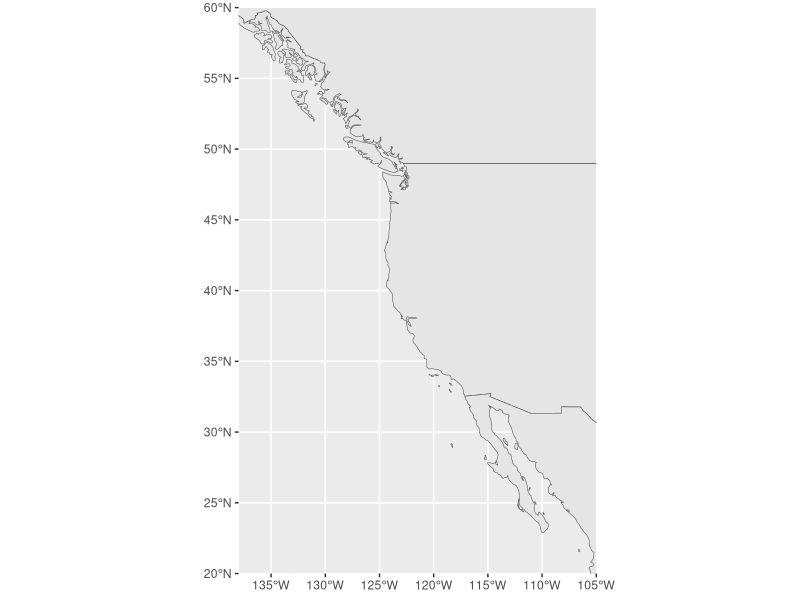

This figure's R source: (Note: this script raises an error after producing the figure.)
#Starter script to analyze Patiria swath data
setwd("/Users/veronicapagowski/Desktop/MARINE_star_data") #or whatever directory you are using 

#Import a map
world <- rnaturalearth::ne_countries(scale = "medium", returnclass = "sf")
map<-ggplot2::ggplot(data = world) +
  ggplot2::geom_sf() +
  ggplot2::coord_sf(
    xlim = c(-138, -105),
    ylim = c(20, 60),
    expand = FALSE
  )

######### Now look at Patiria miniata data   ###########
swath_data <- read.csv("swath_data_copy.csv", header = TRUE)
#Filter to just look at Patiria - we can adjust later if we want to look at associations with other species
pmin_data <- swath_data %>% filter(species_lump == "Patiria miniata")

#Map densities
map + geom_point(data=pmin_data,alpha=0.3, aes(x=longitude, y=latitude, size=density_per_m2), color="cadetblue")+
  labs(size = expression(Density~(per~m^2)))+ theme_void()

#color if searched and found no stars
pmin_data <- pmin_data %>%
  mutate(color = ifelse(density_per_m2 == 0, "black", "cadetblue"))

map +
  geom_point(data = pmin_data, alpha = 0.3, aes(x = longitude, y = latitude, size = density_per_m2, color = color)) +
  labs(size = expression(Density~(per~m^2)))+
  theme_void() +
  scale_color_identity()  

#Look at a specific years
pmin_data_preblob <- pmin_data %>% filter(year < 2013)
map +
  geom_point(data = pmin_data_preblob, alpha = 0.3, aes(x = longitude, y = latitude, size = density_per_m2, color = color)) +
  labs(size = expression(Density~(per~m^2)))+
  theme_void() +
  scale_color_identity()  

pmin_data_postblob <- pmin_data %>% filter(year > 2014)
map +
  geom_point(data = pmin_data_postblob, alpha = 0.3, aes(x = longitude, y = latitude, size = density_per_m2, color = color)) +
  labs(size = expression(Density~(per~m^2)))+
  theme_void() +
  scale_color_identity()  

#Look at trends by latitude and year
map + geom_jitter(data=pmin_data, aes(x=longitude, y=latitude, size=density_per_m2,colour=year,alpha=0.4))

# Plot density over time
ggplot(pmin_data, aes(x=year, y=density_per_m2, color=bioregion)) +
  geom_point() + 
  geom_smooth(method=lm, se=FALSE, fullrange=TRUE) #may not be the best fit but for now fit a linear trend

#Plot a different way
p1<-ggplot(pmin_data,aes(bioregion,density_per_m2,fill=as.factor(year)))+
  geom_bar(position="dodge",stat="identity")
p1 + theme(axis.text.x = element_text(angle = 90, vjust = 0.5, hjust=1)) #this plot is a little ugly ~ modify as necessary :) 
